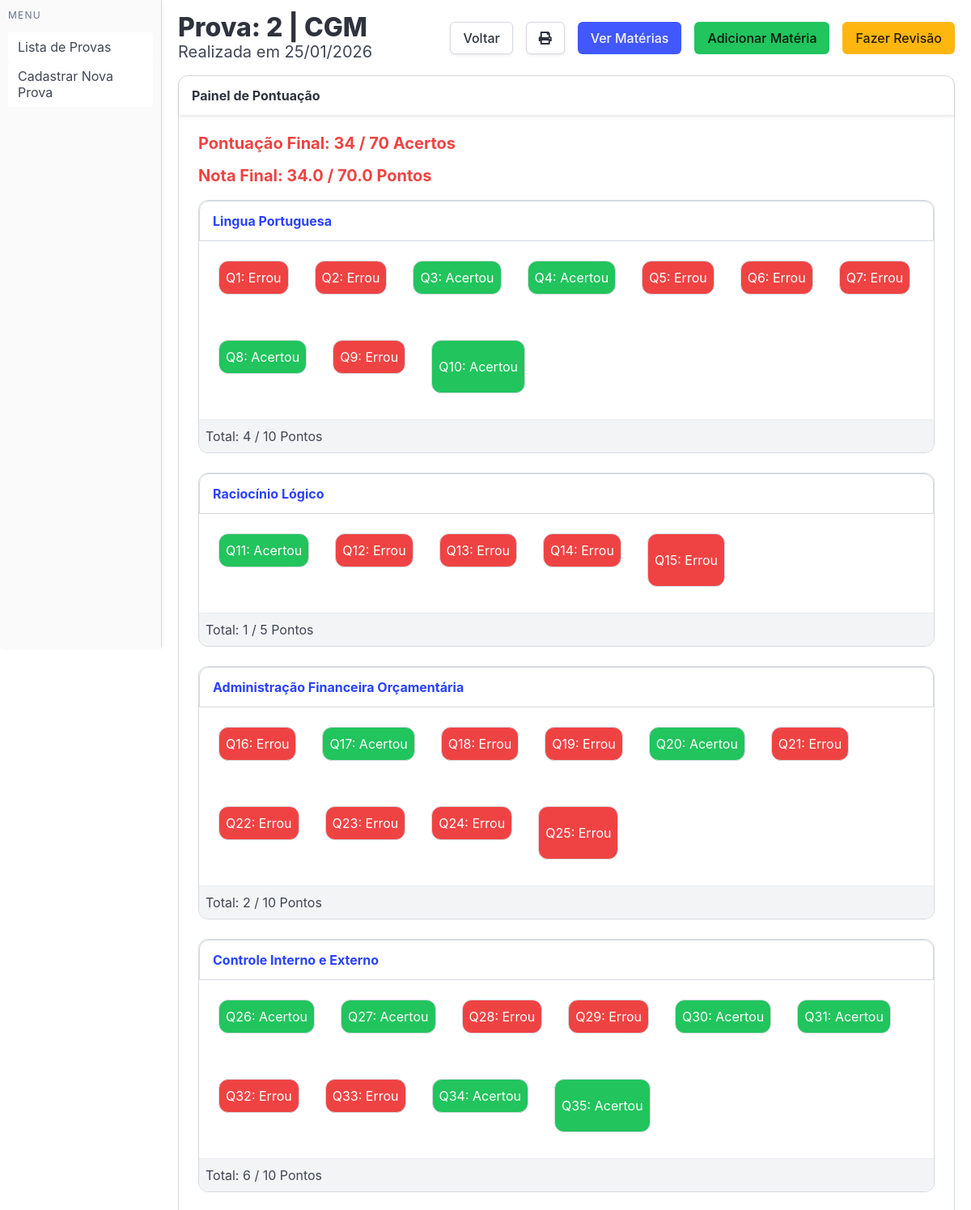
Screenshot of /provas/ver/2 (upper part) with the database file from the repository.
### core/models.py (models this page shows, shortened)
class Prova(models.Model):
    id = models.BigAutoField(primary_key=True)
    nome = models.CharField(max_length=200)
    data = models.DateField()
    link_prova = models.CharField(max_length=1024, null=True)
    link_gabarito = models.CharField(max_length=1024, null=True)
    class Meta:
        db_table = 'prova'
    def __init__(self, *args, **kwargs):
        super().__init__(*args, **kwargs)
        if self.id:
            self.obterTotais()
    def obterTodasQuestoes(self, provaId=None):
        id = self.id if provaId is None else provaId
        return Questao.objects.filter(materia_fk__prova_fk=id)
    def obterTotais(self, provaId=None, materiaNome=None, totalOnly=False):
        id = self.id if provaId is None else provaId
        materias = Materia.objects.filter(prova_fk=id).prefetch_related('questao_set')
        totais = {}
        total_acertos = 0
        total_questoes = 0
        notaFinal = 0
        notaFinalPossivel = 0
        if materiaNome:
            pass
        todasQuestoes = self.obterTodasQuestoes()
        for questao in todasQuestoes:
            notaFinal += (1 * questao.peso) if questao.valor == True else 0
            notaFinalPossivel += (1 * questao.peso)
            total_questoes += 1
            total_acertos += 1 if questao.valor == True else 0
        for materia in materias:
            questoes = materia.questao_set.all()
            acertos = questoes.filter(valor=True).count()
            quantidade = questoes.count()
            notaObtida = questoes.filter(valor=True).aggregate(
                total=models.Sum(1 * models.F('peso'))
            )['total'] or 0
            totais[materia.nome] = {
                'notaObtida': notaObtida,
                'acertos': acertos,
                'total': quantidade,
            }
        if total_questoes == 0:
            self.total_percentual = 0
            self.totais = 0
            self.total_acertos = 0
            self.total_questoes = 0
            self.notaFinal = 0
            self.notaFinalPossivel = 0
        else:
            total_percentual = round(total_acertos * 100 / total_questoes)
            self.total_percentual = total_percentual
            self.totais = totais
            self.total_acertos = total_acertos
            self.total_questoes = total_questoes
            self.notaFinal = notaFinal
            self.notaFinalPossivel = notaFinalPossivel
        return {
            'totais': totais,
            'totalAcertos': total_acertos,
            'totalQuestoes': total_questoes,
            'notaFinal': notaFinal,
            'notaTotal': notaFinalPossivel,
            'total_percentual': total_percentual,
        }

class Materia(models.Model):
    id = models.BigAutoField(primary_key=True)
    nome = models.CharField(max_length=100)
    prova_fk = models.ForeignKey(Prova, on_delete=models.CASCADE)
    ordem = models.IntegerField(null=True)
    class Meta:
        db_table = 'materia'

class Questao(models.Model):
    OPCOES_CHOICES = [
        ('A', 'A'),
        ('B', 'B'),
        ('C', 'C'),
        ('D', 'D'),
        ('E', 'E'),
    ]
    id = models.BigAutoField(primary_key=True)
    numero = models.CharField(max_length=2)
    valor = models.BooleanField()
    materia_fk = models.ForeignKey(Materia, on_delete=models.CASCADE)
    resposta_correta = models.CharField(max_length=1, choices=OPCOES_CHOICES, null=True)
    resposta_inserida = models.CharField(max_length=1, choices=OPCOES_CHOICES, null=True)
    peso = models.FloatField(null=False, default=1)
    anulada = models.BooleanField(null=False, default=False)
    class Meta:
        db_table = 'questao'

### core/views.py (the view)
# urls.py: path('provas/ver/<int:id>', verProva),
def verProva(request, id):
    model = Prova.objects.filter(id = id).first()
    materias = Materia.objects.filter(prova_fk=id).order_by('ordem').prefetch_related('questao_set')
    totais = model.obterTotais()
    totalAcertos = totais['totalAcertos']
    totalQuestoes = totais['totalQuestoes']
    notaFinal = totais['notaFinal']
    notaTotal = totais['notaTotal']
    return render(request, 'core/ver_prova.html', {
        'model': model,
        'materias': materias,
        'totais': totais['totais'],
        'totalAcertos': totalAcertos,
        'totalQuestoes': totalQuestoes,
        'notaFinal': notaFinal,
        'notaTotal': notaTotal,
    })

### core/templatetags/dict_extras.py (called while the page is built)
@register.filter
def get_item(d, key):
    return d.get(key)

### core/templates/core/ver_prova.html
{% extends "core/base.html" %}
{% load dict_extras %}
{% block content %}
<div class="is-flex is-justify-content-space-between is-align-items-center">
    <div>
        <h1 class="title">Prova: {{ model.id }} | {{ model.nome }}</h1>
        <p class="subtitle">Realizada em {{ model.data|date:"d/m/Y" }} </p>
    </div>
    <div class="is-flex is-gap-2">
        <a class="button is-default" href="/provas">Voltar</a>
        <a class="button is-default" href="/provas/pdf/{{ model.id }}" target="_blank"><i class="fas fa-print"></i></a>
        <a class="button is-link" href="/provas/ver_materias/{{ model.id }}">Ver Matérias</a>
        <a class="button is-primary" href="/provas/criar-materia/{{ model.id }}">Adicionar Matéria</a>
        <a class="button is-warning" href="/provas/revisar/{{ model.id }}">Fazer Revisão</a>
    </div>
</div>
<div class="card mt-4 is-shadowless has-border">
    <div class="card-header">
        <div class="card-header-title">
            Painel de Pontuação
        </div>
    </div>
    <div class="card-content">
        <h5 class="is-size-5 has-text-weight-bold {% if totalAcertos > 48 %} has-text-primary {% else %} has-text-danger {% endif %}">
            Pontuação Final: {{ totalAcertos }} / {{ totalQuestoes }} Acertos
        </h5>
        <h5 class="is-size-5 has-text-weight-bold {% if notaFinal > 48 %} has-text-primary {% else %} has-text-danger {% endif %}">
            Nota Final: {{ notaFinal }} / {{ notaTotal }} Pontos
        </h5>
        {% for materia in materias %}
        <div class="card is-shadowless has-border">
            <div class="card-header is-shadowless has-border">
                <div class="card-header-title">
                    <a class="" href="/provas/ver_questoes/{{ materia.id }}"> {{ materia.nome }} </a>
                </div>
            </div>
            <div class="card-content">
                <div class="is-flex is-gap-4 is-flex-wrap-wrap">
                    {% for questao in materia.questao_set.all %}
                    <div
                        class="box is-shadowless has-border is-flex is-justify-content-center is-align-items-center p-2 {% if questao.valor %} has-background-primary {% else %} has-background-danger {% endif %}">
                        {{ questao.numero }}:
                        {% if questao.valor %} Acertou {% else %} Errou {% endif %}
                    </div>
                    {% endfor %}
                </div>
            </div>
            {% with total=totais|get_item:materia.nome %}
            <footer class="card-footer has-background-light p-2 mt-2">
                <p>Total: {{ total.acertos }} / {{ total.total }} Pontos</p>
            </footer>
            {% endwith %}
        </div>
        {% endfor %}
    </div>
</div>
{% endblock %}

### core/static/css/style.css (style rules this page uses)
.has-border { border: 1px solid var(--bulma-border); }
:root { --bulma-danger-h: 0 !important; --bulma-danger-s: 84% !important; --bulma-danger-l: 60% !important; --bulma-primary-h: 142 !important; --bulma-primary-s: 71% !important; --bulma-primary-l: 45% !important; }
.has-background-primary, .has-background-danger { color: #fff !important; }

### rows the page displays
Prova: id "2", nome "CGM", data "25/01/2026"
Materia: nome "Lingua Portuguesa", acertos "4", total "10"
Questao: numero "Q1", valor "Errou"
Questao: numero "Q2", valor "Errou"
Questao: numero "Q3", valor "Acertou"
Questao: numero "Q4", valor "Acertou"
Questao: numero "Q5", valor "Errou"
Questao: numero "Q6", valor "Errou"
Questao: numero "Q7", valor "Errou"
Questao: numero "Q8", valor "Acertou"
Questao: numero "Q9", valor "Errou"
Questao: numero "Q10", valor "Acertou"
Materia: nome "Raciocínio Lógico", acertos "1", total "5"
Questao: numero "Q11", valor "Acertou"
Questao: numero "Q12", valor "Errou"
Questao: numero "Q13", valor "Errou"
Questao: numero "Q14", valor "Errou"
Questao: numero "Q15", valor "Errou"
Materia: nome "Administração Financeira Orçamentária", acertos "2", total "10"
Questao: numero "Q16", valor "Errou"
Questao: numero "Q17", valor "Acertou"
Questao: numero "Q18", valor "Errou"
Questao: numero "Q19", valor "Errou"
Questao: numero "Q20", valor "Acertou"
Questao: numero "Q21", valor "Errou"
Questao: numero "Q22", valor "Errou"
Questao: numero "Q23", valor "Errou"
Questao: numero "Q24", valor "Errou"
Questao: numero "Q25", valor "Errou"
Materia: nome "Controle Interno e Externo", acertos "6", total "10"
Questao: numero "Q26", valor "Acertou"
Questao: numero "Q27", valor "Acertou"
Questao: numero "Q28", valor "Errou"
Questao: numero "Q29", valor "Errou"
Questao: numero "Q30", valor "Acertou"
Questao: numero "Q31", valor "Acertou"
Questao: numero "Q32", valor "Errou"
Questao: numero "Q33", valor "Errou"
Questao: numero "Q34", valor "Acertou"
Questao: numero "Q35", valor "Acertou"

### other values shown
{{ totalAcertos }} "34"
{{ totalQuestoes }} "70"
{{ notaFinal }} "34.0"
{{ notaTotal }} "70.0"
